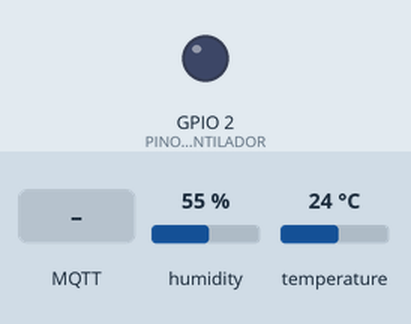
This sketch was run on a simulated ESP32. Parts: output pins drawn as LEDs (lit = HIGH). Inputs (shaded band) come from the test bench; at power-on: humidity 55 %, temperature 24 °C. WiFi joins after 1.5 s; servers stay silent unless stated; random numbers use the default seed unless the sketch sets one; no MQTT or app messages arrive unless stated; what the sketch prints to the serial monitor is not drawn.

Above: at 2.7 s.
2.8 s: MQTT message "ON" arrives on the first subscribed topic
At 3.4 s:
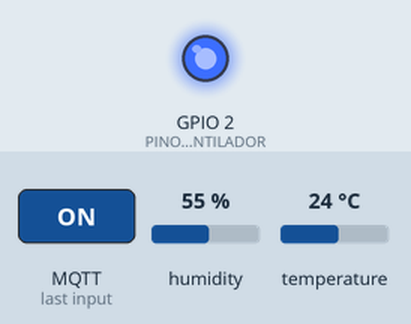
4.3 s: MQTT message "OFF" arrives on the first subscribed topic
At 4.6 s:
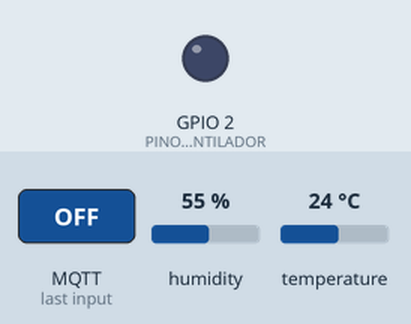
Timing chart, 0 to 7.3 s (numbered marks = the images above; inputs shaded):
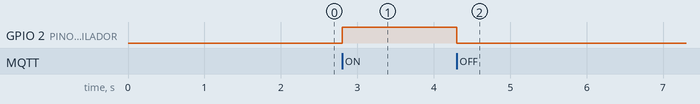

Measured:
- after the input at 2.8 s, GPIO 2 (PINO_VENTILADOR): LOW → HIGH at once
- after the input at 4.3 s, GPIO 2 (PINO_VENTILADOR): HIGH → LOW at once

The sketch:

sketch.ino
```cpp
/*
  MONITOR DE AMBIENTE - ESP32 (simulado no Wokwi)

  O que este código faz, em português simples:
  1. Conecta o ESP32 na internet (Wi-Fi).
  2. Conecta no "carteiro" da internet (broker MQTT).
  3. A cada 5 segundos lê a temperatura e a umidade e envia.
  4. Fica escutando ordens ("ON" ou "OFF") para ligar/desligar o ventilador (LED).
*/

#include <WiFi.h>
#include <PubSubClient.h>
#include <DHT.h>

// ---------- CONFIGURAÇÕES ----------
const char* WIFI_NOME  = "Wokwi-GUEST";        // Wi-Fi virtual do Wokwi (sem senha)
const char* WIFI_SENHA = "";
const char* BROKER     = "broker.hivemq.com";   // "carteiro" público e gratuito
const int   PORTA      = 1883;

// Tópicos = "endereços" das mensagens. Precisam ser IGUAIS aos do app.py
const char* TOPICO_DADOS   = "ads-iot-monitor-7391/telemetria";
const char* TOPICO_COMANDO = "ads-iot-monitor-7391/comando";

#define PINO_SENSOR     15   // DHT22 ligado no pino 15
#define PINO_VENTILADOR 2    // LED (representa o ventilador) no pino 2

// ---------- OBJETOS ----------
DHT sensor(PINO_SENSOR, DHT22);
WiFiClient wifi;
PubSubClient mqtt(wifi);
unsigned long ultimoEnvio = 0;

// Chamado automaticamente quando chega uma ordem do site
void recebeuComando(char* topico, byte* conteudo, unsigned int tamanho) {
  String ordem = "";
  for (unsigned int i = 0; i < tamanho; i++) ordem += (char)conteudo[i];

  if (ordem == "ON") {
    digitalWrite(PINO_VENTILADOR, HIGH);
    Serial.println("Ventilador LIGADO");
  } else if (ordem == "OFF") {
    digitalWrite(PINO_VENTILADOR, LOW);
    Serial.println("Ventilador DESLIGADO");
  }
}

void conectarMQTT() {
  while (!mqtt.connected()) {
    Serial.print("Conectando ao broker MQTT... ");
    String id = "esp32-" + String(random(0xffff), HEX);
    if (mqtt.connect(id.c_str())) {
      Serial.println("OK!");
      mqtt.subscribe(TOPICO_COMANDO);
    } else {
      Serial.println("falhou, tentando de novo em 2s");
      delay(2000);
    }
  }
}

void setup() {
  Serial.begin(115200);
  pinMode(PINO_VENTILADOR, OUTPUT);
  sensor.begin();

  Serial.print("Conectando ao Wi-Fi");
  WiFi.begin(WIFI_NOME, WIFI_SENHA);
  while (WiFi.status() != WL_CONNECTED) { delay(300); Serial.print("."); }
  Serial.println(" OK!");

  mqtt.setServer(BROKER, PORTA);
  mqtt.setCallback(recebeuComando);
}

void loop() {
  if (!mqtt.connected()) conectarMQTT();
  mqtt.loop();  // verifica se chegou alguma ordem

  if (millis() - ultimoEnvio > 5000) {   // a cada 5 segundos
    ultimoEnvio = millis();
    float temp = sensor.readTemperature();
    float umid = sensor.readHumidity();
    if (isnan(temp) || isnan(umid)) { Serial.println("Erro ao ler sensor"); return; }

    char mensagem[64];
    snprintf(mensagem, sizeof(mensagem), "{\"temp\": %.1f, \"umid\": %.1f}", temp, umid);
    mqtt.publish(TOPICO_DADOS, mensagem);
    Serial.print("Enviado: "); Serial.println(mensagem);
  }
}
```
